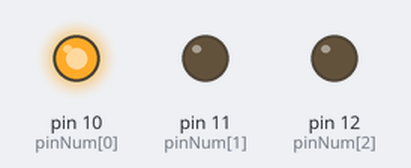
Bench run of a sketch on a simulated Arduino Uno, built with avr-gcc and run on an emulated ATmega328P. On the bench: output pins drawn as LEDs (lit = HIGH).

Above: at 0.5 s.
At 1.5 s:
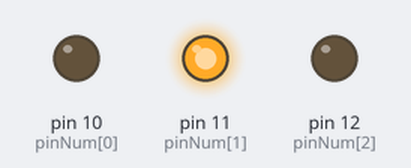
At 3.12 s:
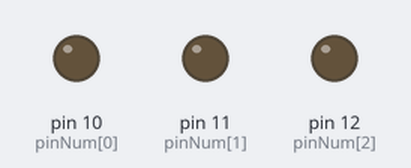
At 5.7 s:
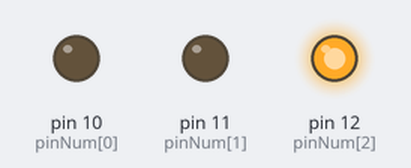
Timing chart, 0 to 7.2 s (numbered marks = the images above):
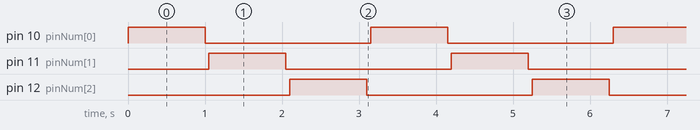

The sketch:

Trafficlight.ino
```cpp
int pinNum[] = {10,11,12};

int delayH = 1000;
int delayL = 50;

void setup() {
  for (int i =0; i<3; i++){
pinMode(pinNum[i], OUTPUT);
}
}

void loop() {
  for (int i =0; i<3; i++){
  digitalWrite (pinNum[i], HIGH);
  delay(delayH);
  digitalWrite (pinNum[i], LOW);
  delay(delayL);
  }
}
```

Measured:
- by itself, pin 10 (pinNum[0]), pin 11 (pinNum[1]), pin 12 (pinNum[2]): alternates HIGH for 1.0 s and LOW for 2.2 s
- by itself, everything shown: repeats every 3.2 s, in 6 steps
